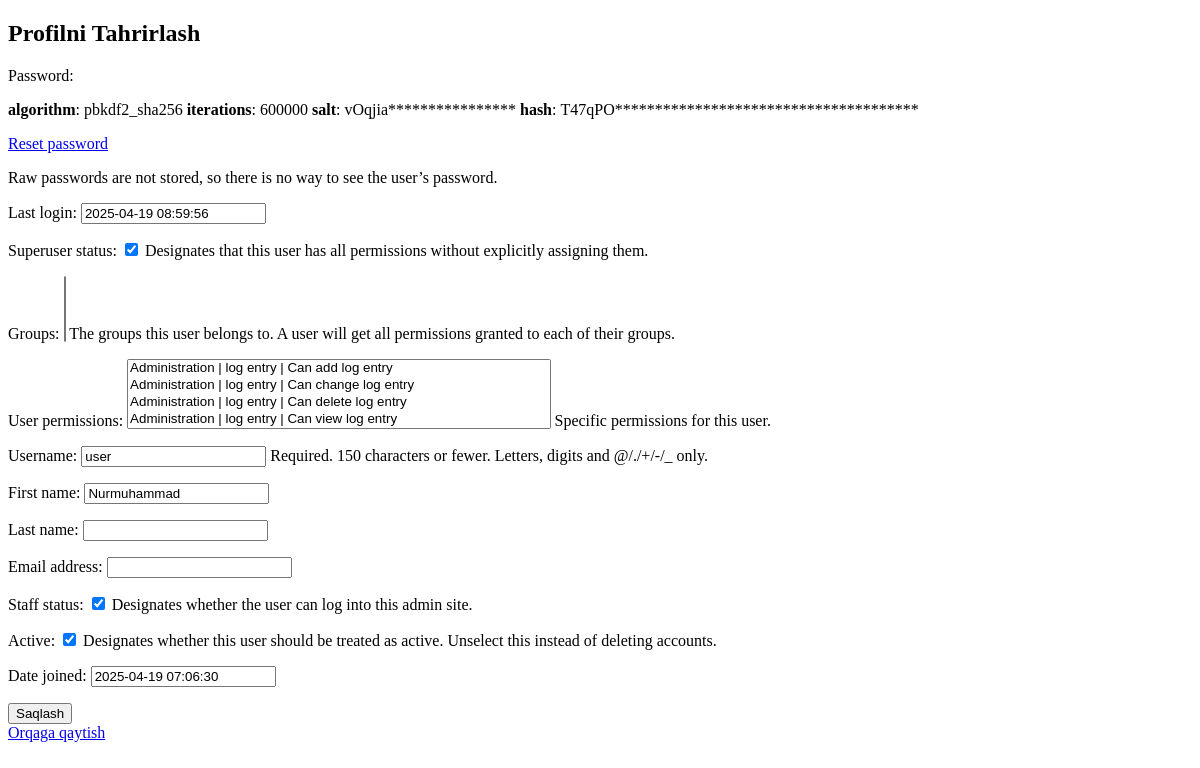
The page /profile/edit/ (signed in) on the database as committed earlier.
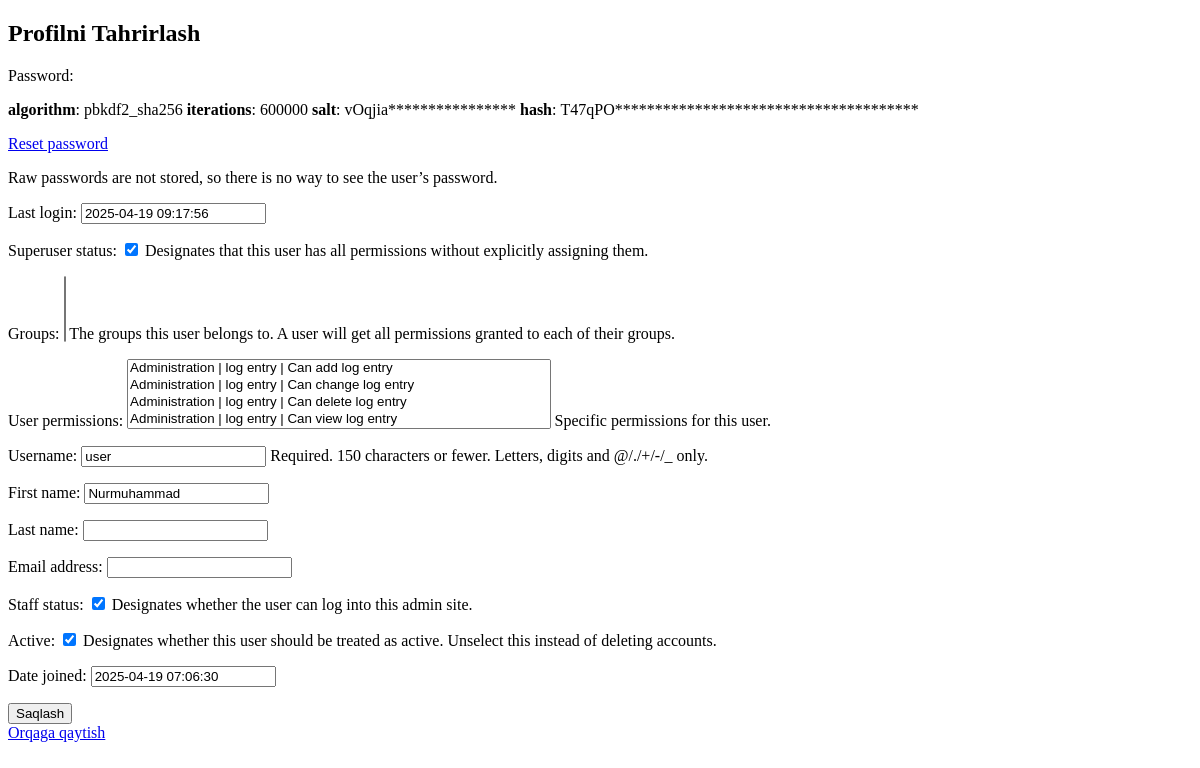
The same page on the database as committed later.
### users/models.py (models this page shows, shortened)
class User(AbstractUser):
    ROLE_CHOICES = [
        ('student', 'Student'),
        ('teacher', 'Teacher'),
        ('admin', 'Admin'),
    ]
    role = models.CharField(max_length=20, choices=ROLE_CHOICES, default='student')
    phone_number = models.CharField(max_length=15, null=True, blank=True)
    avatar = models.ImageField(null=True, blank=True, upload_to='images/avatars/', default='images/avatars/default.jpg')
    bio = models.TextField(null=True, blank=True)
    is_verified = models.BooleanField(default=False)
    is_active = models.BooleanField(default=True)

### users/views.py (the view, shortened to what this page needs)
# urls.py: path('profile/edit/', views.EditProfileView.as_view(), name='edit_profile'),
class EditProfileView(View):
    def get(self, request):
        form = UserChangeForm(instance=request.user)
        return render(request, 'profile/edit_profile.html', {'form': form})

### template/profile/edit_profile.html (shortened to what this page needs)
<!DOCTYPE html>
<html lang="en">
<head>
</head>
<body>
    <h2>Profilni Tahrirlash</h2>
    <form method="post" enctype="multipart/form-data">
        {{ form.as_p }}
        <button type="submit">Saqlash</button>
    </form>
    <a href="{% url 'profile' %}">Orqaga qaytish</a>
</body>
</html>

Rows that differ between the two databases and show on the page:
changed User "user": last_login "2025-04-19 08:59:56" → "2025-04-19 09:17:56"
